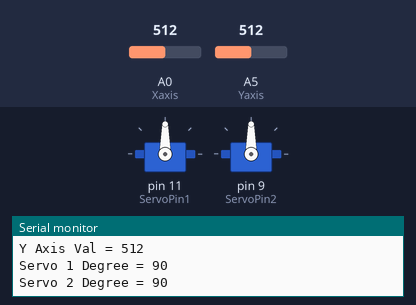
The sketch below on a simulated Arduino Uno, built with avr-gcc and run on an emulated ATmega328P. On the bench: 2 × servo, the last lines printed to the serial monitor. Inputs (shaded band) come from the test bench; at power-on: A0 (Xaxis) = 512, A5 (Yaxis) = 512.

Above: at 1.2 s.
1.3 s: A0 (Xaxis) set to 551
At 2.5 s:
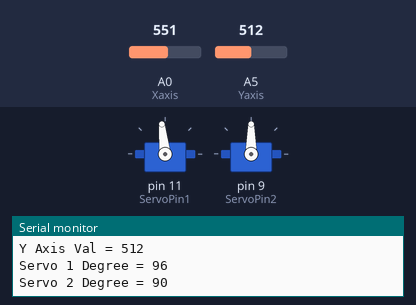
2.8 s: A0 (Xaxis) set to 580
At 3.4 s:
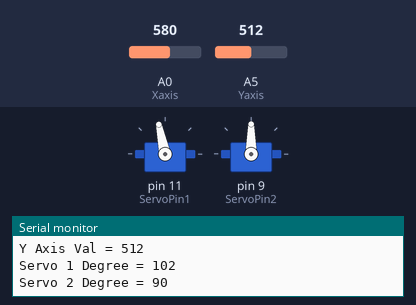
4.3 s: A5 (Yaxis) set to 553
At 5.0 s:
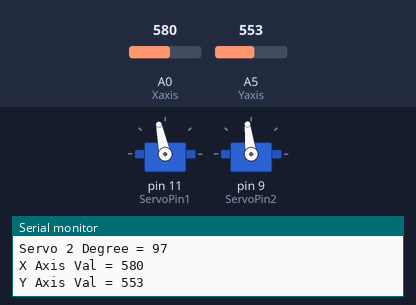
7.3 s: A5 (Yaxis) set to 578
At 8.5 s:
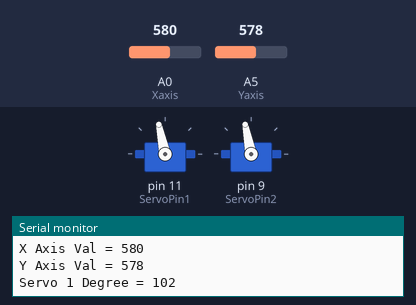
8.8 s: A0 (Xaxis) set to 511
At 9.8 s:
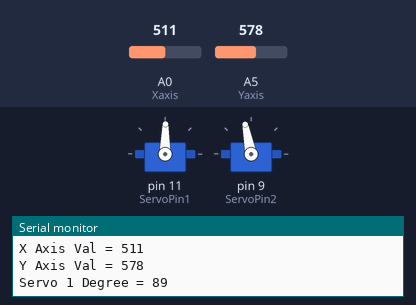
10.3 s: A5 (Yaxis) set to 306
At 11.3 s:
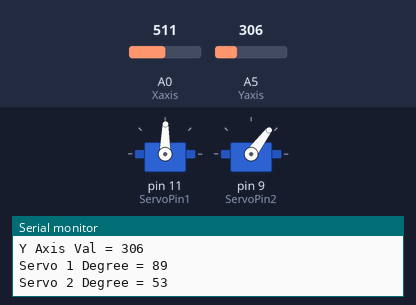
Timing chart, 0 to 12.8 s (numbered marks = the images above; inputs shaded):
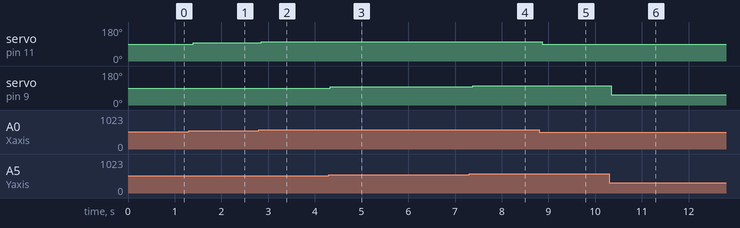

The sketch:

2_Axis_COntrol_Using_JOYSTICK.ino
```cpp
#include<Servo.h>

Servo myServo1 ;
Servo myServo2 ;

int ServoPin1 = 11 ;
int ServoPin2 = 9 ;

int Xaxis = A0 ;
int Yaxis = A5 ;

int ServoMove1 ;
int ServoMove2 ;

int Xval ;
int Yval ;

void setup() {

  myServo1.attach(ServoPin1);
  myServo2.attach(ServoPin2);

  pinMode(Xaxis, INPUT);
  pinMode(Yaxis, INPUT);

  Serial.begin(9600);

}

void loop() {

  Xval = analogRead(Xaxis);
  Yval = analogRead(Yaxis);

  ServoMove1 = (180.0 / 1023.0) * Xval;
  ServoMove2 = (180.0 / 1023.0) * Yval;

  Serial.print("X Axis Val = ");
  Serial.println(Xval);

  Serial.print("Y Axis Val = ");
  Serial.println(Yval);

  Serial.print("Servo 1 Degree = ");
  Serial.println(ServoMove1);

  Serial.print("Servo 2 Degree = ");
  Serial.println(ServoMove2);

  myServo1.write(ServoMove1);
  myServo2.write(ServoMove2);

  delay(50);

}
```

Measured:
- after the input at 1.3 s, servo on pin 11 (ServoPin1): 90° → 96° after 0.09 s
- after the input at 2.8 s, servo on pin 11 (ServoPin1): 96° → 102° after 0.05 s
- after the input at 4.3 s, servo on pin 9 (ServoPin2): 90° → 97° at once
- after the input at 7.3 s, servo on pin 9 (ServoPin2): 97° → 101° after 0.07 s
- after the input at 8.8 s, servo on pin 11 (ServoPin1): 102° → 89° after 0.07 s
- after the input at 10.3 s, servo on pin 9 (ServoPin2): 101° → 53° after 0.05 s
